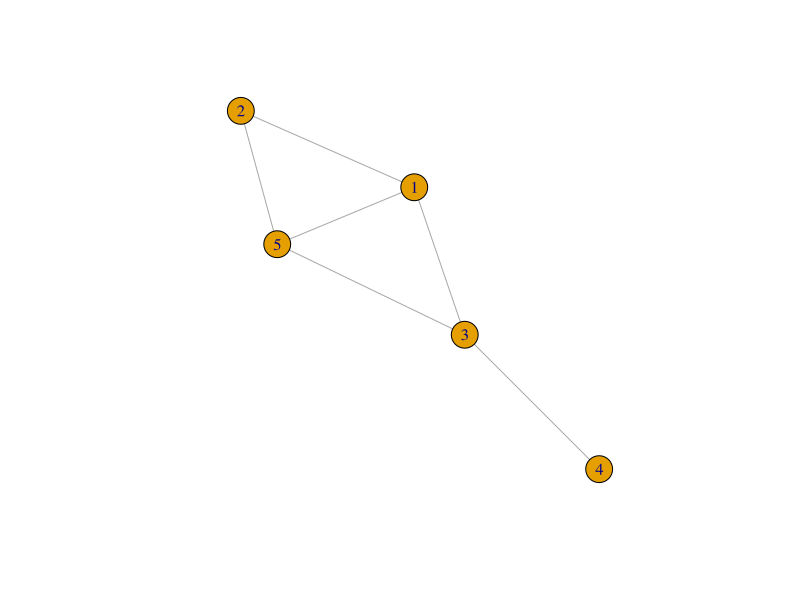
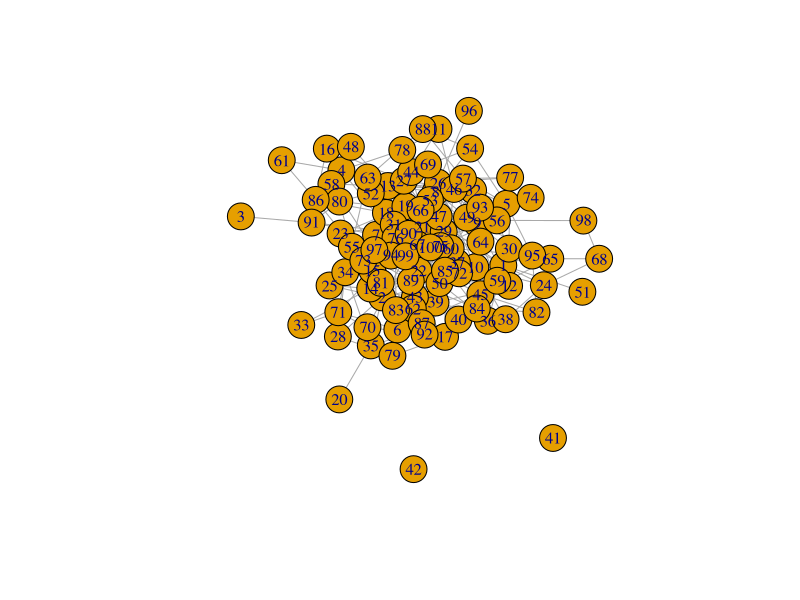
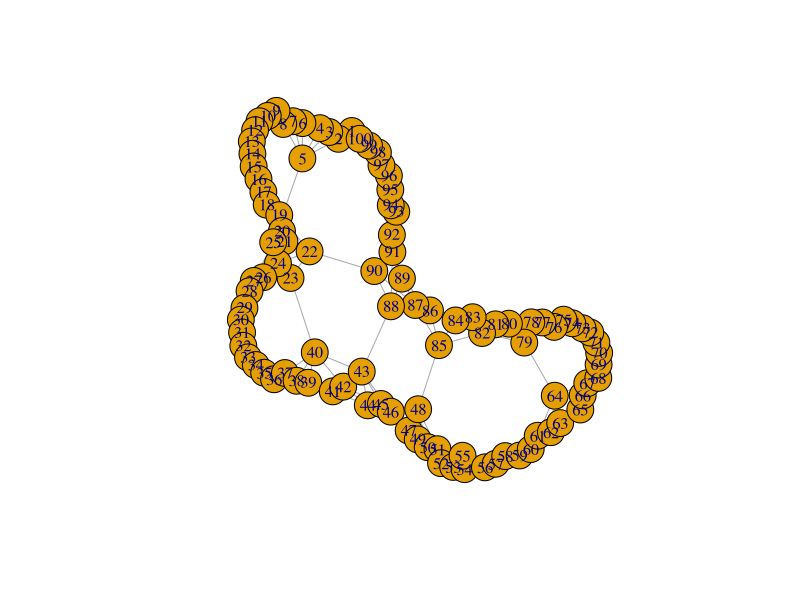

Reproduce these figures in R, in order.
library(igraph)

createGraph <- function(adj_matrice){
  n <-nrow(adj_matrice)

  g <- make_empty_graph(n, directed = FALSE)

  # Ajouter des arêtes
  for (i in 1:nrow(adj_matrice)) {
    for (j in i:ncol(adj_matrice)) {
      if (adj_matrice[i, j]==1) {
         g <- add_edges(g,c(i,j))
      }
    }
  }

  plot(g)
  return(g)
}

vote <- function(graphG,epsilon,t){
  n=5
  Si <-rbinom(n,1, 0.5)
  print("Si est:")
  print(Si)
  probabilite <- seq(0, n, by = 1)
  for (i in 1:n){
    probabilite[i] <-(1/degree[i])*Si[i]

    probabilite[i] <-(1-2*epsilon)*probalilite+epsilon
  }

  adj_matrice_evoluer <- as_adjacency_matrix(graphG,sparse = FALSE)

  print(adj_matrice_evoluer)
  return(adj_matrice_evoluer)
}

degreeList <- function(matrice) {
  resultat<-matrix (1,nrow=nrow(matrice),ncol=1)
  for (i in 1:nrow(matrice)){
    degree<-0
    for (j in 1:ncol(matrice)){
      if (matrice [i,j]==1){
        degree<-degree+1
      }
    }
    resultat[i,1] <-degree
  }

  return (resultat)
}

adj_matrice <-matrix(0,nrow=5,ncol=5)
adj_matrice[1,2] <-1
adj_matrice[1,3] <-1
adj_matrice[1,5] <-1
adj_matrice[2,1] <-1
adj_matrice[3,1] <-1
adj_matrice[5,1] <-1
adj_matrice[3,5] <-1
adj_matrice[5,3] <-1
adj_matrice[2,5] <-1
adj_matrice[5,2] <-1
adj_matrice[3,4] <-1
adj_matrice[4,3] <-1

print(adj_matrice)

graph <- createGraph(adj_matrice)
#new_adj_matrice <- vote(graph,0.5,10)

p<-0.05
n<-100

graphErdosRenyi <- erdos.renyi.game(n,p,type="gnp",directed=FALSE,FALSE)
plot(graphErdosRenyi)
dim<-1
k<-3
p<-0.01
graphWattsStrogatz <- sample_smallworld(dim,n,k,p,FALSE,FALSE)
plot(graphWattsStrogatz)
t <-seq(0,10, by = 1)


